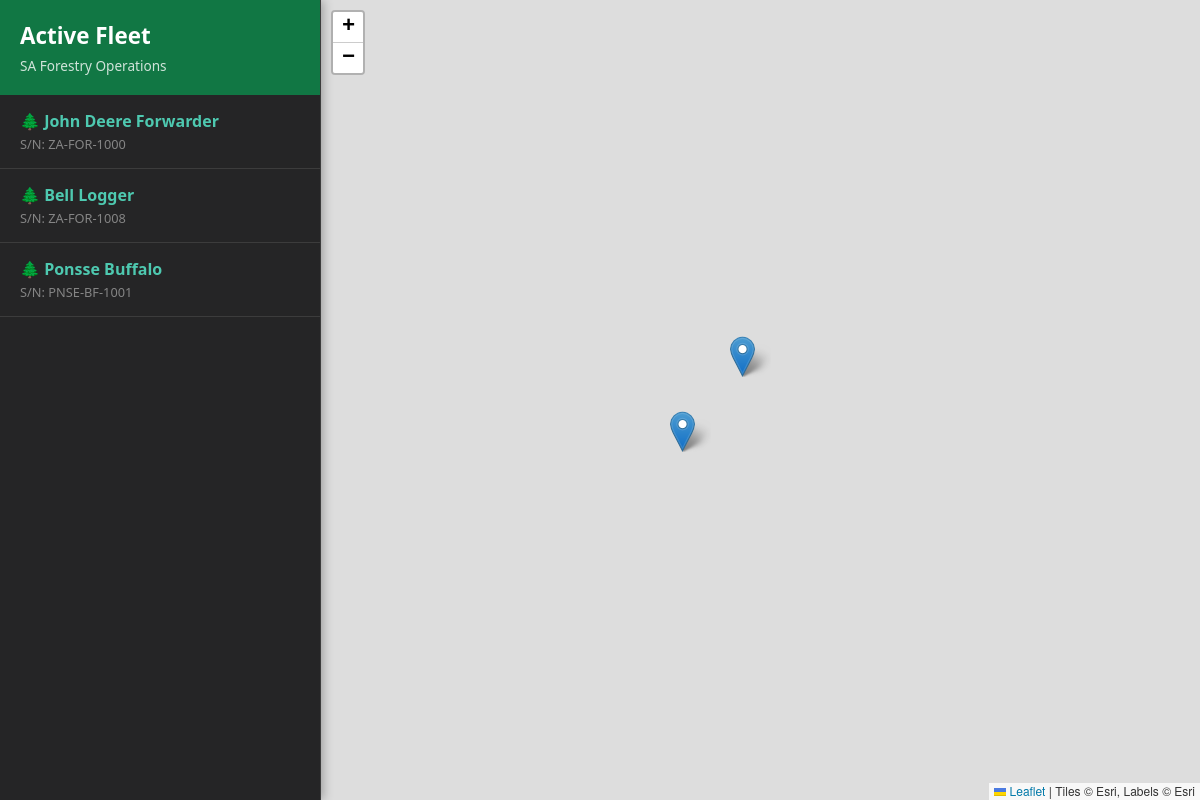
Screenshot of /map/ with the database file from the repository.
### machinery/models.py (models this page shows, shortened)
class Machine(models.Model):
    name = models.CharField(max_length=100)
    serial_number = models.CharField(max_length=50, unique=True)

### machinery/views.py (the view)
# urls.py: path('map/', views.machine_map, name='machine_map'),
def machine_map(request):
    latest_locs = MachineLocation.objects.filter(machine=OuterRef('pk')).order_by('-timestamp')
    latest_lat = latest_locs.values('latitude')[:1]
    latest_lng = latest_locs.values('longitude')[:1]
    latest_time = latest_locs.values('timestamp')[:1]
    machines_with_location = Machine.objects.annotate(
        latest_latitude=Subquery(latest_lat),
        latest_longitude=Subquery(latest_lng),
        latest_timestamp=Subquery(latest_time)
    )
    active_locations = [
        m for m in machines_with_location
        if m.latest_latitude is not None and m.latest_longitude is not None
    ]
    context = {
        'machines': machines_with_location,  # Keeps all machines in the sidebar list
        'active_locations': active_locations # Only the single latest point per machine for the map
    }
    return render(request, 'machinery/map.html', context)

### machinery/templates/machinery/map.html (shortened to what this page needs)
<!DOCTYPE html>
<html>
<head>
    <link rel="stylesheet" href="https://unpkg.com/leaflet@1.9.4/dist/leaflet.css" />
</head>
<body>
    <div id="sidebar">
        <div class="sidebar-header">
            <h2>Active Fleet</h2>
            <p>SA Forestry Operations</p>
        </div>
        <ul class="machine-list">
            {% for machine in machines %}
                <li class="machine-item" onclick="focusMachine({{ machine.id }}, {{ machine.latest_latitude|default:'null' }}, {{ machine.latest_longitude|default:'null' }})">
                    <div class="machine-name">🌲 {{ machine.name }}</div>
                    <div class="machine-sn">S/N: {{ machine.serial_number }}</div>
                </li>
            {% empty %}
                <li class="machine-item" style="color: #858585;">No machines registered.</li>
            {% endfor %}
        </ul>
    </div>
    <div id="map-container">
        <div id="map"></div>
    </div>
</body>
</html>

### machinery/templates/machinery/map.html (style rules this page uses)
body { margin: 0; font-family: 'Segoe UI', Tahoma, Geneva, Verdana, sans-serif; display: flex; height: 100vh; background: #1e1e1e; color: #fff; }
#sidebar { width: 320px; background: #252526; display: flex; flex-direction: column; border-right: 1px solid #3c3c3c; box-shadow: 2px 0 10px rgba(0,0,0,0.3); z-index: 1000; transition: 0.3s ease; }
.sidebar-header { padding: 20px; background: #117744; color: white; }
.sidebar-header h2 { margin: 0; font-size: 1.4rem; }
.sidebar-header p { margin: 5px 0 0 0; font-size: 0.85rem; opacity: 0.8; }
.machine-list { list-style: none; padding: 0; margin: 0; overflow-y: auto; flex-grow: 1; }
.machine-item { padding: 15px 20px; border-bottom: 1px solid #3c3c3c; cursor: pointer; transition: background 0.2s; }
.machine-name { font-weight: bold; font-size: 1rem; color: #4ec9b0; }
.machine-sn { font-size: 0.8rem; color: #858585; margin-top: 3px; }
#map-container { flex-grow: 1; position: relative; }
#map { height: 100%; width: 100%; }

### rows the page displays
Machine: name "John Deere Forwarder", serial_number "ZA-FOR-1000"
Machine: name "Bell Logger", serial_number "ZA-FOR-1008"
Machine: name "Ponsse Buffalo", serial_number "PNSE-BF-1001"
